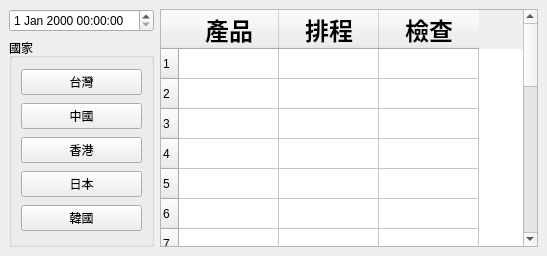
<?xml version="1.0" encoding="UTF-8"?>
<ui version="4.0">
 <class>Mainchk</class>
 <widget class="QMainWindow" name="Mainchk">
  <property name="geometry">
   <rect>
    <x>0</x>
    <y>0</y>
    <width>547</width>
    <height>256</height>
   </rect>
  </property>
  <property name="windowTitle">
   <string>MainWindow</string>
  </property>
  <widget class="QWidget" name="centralwidget">
   <layout class="QHBoxLayout" name="horizontalLayout_2">
    <item>
     <layout class="QHBoxLayout" name="horizontalLayout">
      <item>
       <layout class="QVBoxLayout" name="verticalLayout_2">
        <item>
         <widget class="QDateTimeEdit" name="Time_edit"/>
        </item>
        <item>
         <widget class="QGroupBox" name="gb_country">
          <property name="title">
           <string>國家</string>
          </property>
          <layout class="QHBoxLayout" name="horizontalLayout_3">
           <item>
            <layout class="QVBoxLayout" name="verticalLayout">
             <item>
              <widget class="QPushButton" name="But_kor">
               <property name="text">
                <string>台灣</string>
               </property>
              </widget>
             </item>
             <item>
              <widget class="QPushButton" name="But_jpn">
               <property name="text">
                <string>中國</string>
               </property>
              </widget>
             </item>
             <item>
              <widget class="QPushButton" name="But_hkg">
               <property name="text">
                <string>香港</string>
               </property>
              </widget>
             </item>
             <item>
              <widget class="QPushButton" name="But_chn">
               <property name="text">
                <string>日本</string>
               </property>
              </widget>
             </item>
             <item>
              <widget class="QPushButton" name="But_twn">
               <property name="text">
                <string>韓國</string>
               </property>
              </widget>
             </item>
            </layout>
           </item>
          </layout>
         </widget>
        </item>
       </layout>
      </item>
      <item>
       <widget class="QTableWidget" name="chk_tb">
        <property name="rowCount">
         <number>20</number>
        </property>
        <attribute name="horizontalHeaderCascadingSectionResizes">
         <bool>true</bool>
        </attribute>
        <attribute name="horizontalHeaderMinimumSectionSize">
         <number>31</number>
        </attribute>
        <attribute name="horizontalHeaderStretchLastSection">
         <bool>false</bool>
        </attribute>
        <attribute name="verticalHeaderCascadingSectionResizes">
         <bool>false</bool>
        </attribute>
        <row/>
        <row/>
        <row/>
        <row/>
        <row/>
        <row/>
        <row/>
        <row/>
        <row/>
        <row/>
        <row/>
        <row/>
        <row/>
        <row/>
        <row/>
        <row/>
        <row/>
        <row/>
        <row/>
        <row/>
        <column>
         <property name="text">
          <string>產品</string>
         </property>
         <property name="font">
          <font>
           <pointsize>18</pointsize>
           <bold>true</bold>
          </font>
         </property>
        </column>
        <column>
         <property name="text">
          <string>排程</string>
         </property>
         <property name="font">
          <font>
           <pointsize>18</pointsize>
           <bold>true</bold>
          </font>
         </property>
        </column>
        <column>
         <property name="text">
          <string>檢查</string>
         </property>
         <property name="font">
          <font>
           <pointsize>18</pointsize>
           <bold>true</bold>
          </font>
         </property>
        </column>
       </widget>
      </item>
     </layout>
    </item>
   </layout>
  </widget>
 </widget>
 <resources/>
 <connections/>
</ui>
